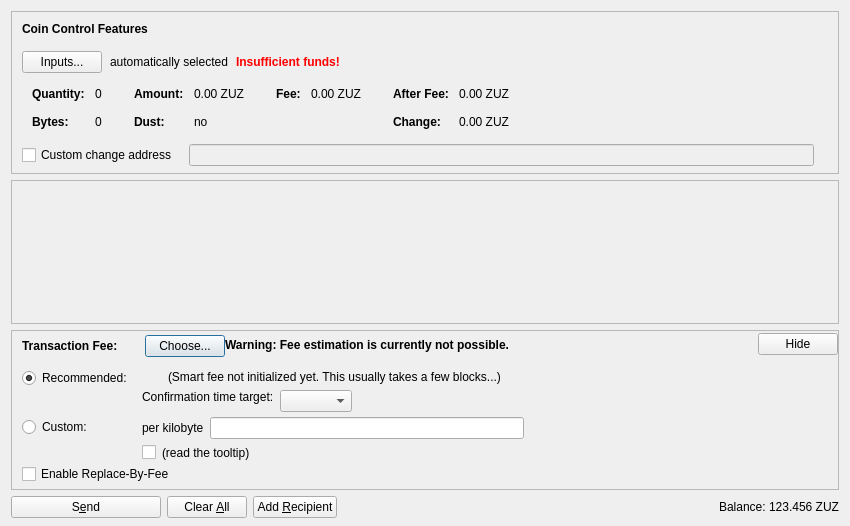
<?xml version="1.0" encoding="UTF-8"?>
<ui version="4.0">
 <class>SendCoinsDialog</class>
 <widget class="QDialog" name="SendCoinsDialog">
  <property name="geometry">
   <rect>
    <x>0</x>
    <y>0</y>
    <width>850</width>
    <height>526</height>
   </rect>
  </property>
  <property name="windowTitle">
   <string>Send Coins</string>
  </property>
  <layout class="QVBoxLayout" name="verticalLayout" stretch="0,1,0,0">
   <property name="bottomMargin">
    <number>8</number>
   </property>
   <item>
    <widget class="QFrame" name="frameCoinControl">
     <property name="sizePolicy">
      <sizepolicy hsizetype="Expanding" vsizetype="Expanding">
       <horstretch>0</horstretch>
       <verstretch>0</verstretch>
      </sizepolicy>
     </property>
     <property name="maximumSize">
      <size>
       <width>16777215</width>
       <height>16777215</height>
      </size>
     </property>
     <property name="frameShape">
      <enum>QFrame::StyledPanel</enum>
     </property>
     <property name="frameShadow">
      <enum>QFrame::Sunken</enum>
     </property>
     <layout class="QVBoxLayout" name="verticalLayoutCoinControl2">
      <property name="spacing">
       <number>0</number>
      </property>
      <property name="leftMargin">
       <number>0</number>
      </property>
      <property name="topMargin">
       <number>0</number>
      </property>
      <property name="rightMargin">
       <number>0</number>
      </property>
      <property name="bottomMargin">
       <number>6</number>
      </property>
      <item>
       <layout class="QVBoxLayout" name="verticalLayoutCoinControl" stretch="0,0,0,0,1">
        <property name="spacing">
         <number>0</number>
        </property>
        <property name="leftMargin">
         <number>10</number>
        </property>
        <property name="topMargin">
         <number>10</number>
        </property>
        <item>
         <layout class="QHBoxLayout" name="horizontalLayoutCoinControl1">
          <property name="bottomMargin">
           <number>15</number>
          </property>
          <item>
           <widget class="QLabel" name="labelCoinControlFeatures">
            <property name="sizePolicy">
             <sizepolicy hsizetype="Preferred" vsizetype="Maximum">
              <horstretch>0</horstretch>
              <verstretch>0</verstretch>
             </sizepolicy>
            </property>
            <property name="font">
             <font>
              <weight>75</weight>
              <bold>true</bold>
             </font>
            </property>
            <property name="styleSheet">
             <string notr="true">font-weight:bold;</string>
            </property>
            <property name="text">
             <string>Coin Control Features</string>
            </property>
           </widget>
          </item>
         </layout>
        </item>
        <item>
         <layout class="QHBoxLayout" name="horizontalLayoutCoinControl2" stretch="0,0,0,0">
          <property name="spacing">
           <number>8</number>
          </property>
          <property name="bottomMargin">
           <number>10</number>
          </property>
          <item>
           <widget class="QPushButton" name="pushButtonCoinControl">
            <property name="styleSheet">
             <string notr="true"/>
            </property>
            <property name="text">
             <string>Inputs...</string>
            </property>
            <property name="autoDefault">
             <bool>false</bool>
            </property>
           </widget>
          </item>
          <item>
           <widget class="QLabel" name="labelCoinControlAutomaticallySelected">
            <property name="text">
             <string>automatically selected</string>
            </property>
            <property name="margin">
             <number>5</number>
            </property>
           </widget>
          </item>
          <item>
           <widget class="QLabel" name="labelCoinControlInsuffFunds">
            <property name="font">
             <font>
              <weight>75</weight>
              <bold>true</bold>
             </font>
            </property>
            <property name="styleSheet">
             <string notr="true">color:red;font-weight:bold;</string>
            </property>
            <property name="text">
             <string>Insufficient funds!</string>
            </property>
            <property name="margin">
             <number>5</number>
            </property>
           </widget>
          </item>
          <item>
           <spacer name="horizontalSpacerCoinControl">
            <property name="orientation">
             <enum>Qt::Horizontal</enum>
            </property>
            <property name="sizeHint" stdset="0">
             <size>
              <width>40</width>
              <height>1</height>
             </size>
            </property>
           </spacer>
          </item>
         </layout>
        </item>
        <item>
         <widget class="QWidget" name="widgetCoinControl" native="true">
          <property name="sizePolicy">
           <sizepolicy hsizetype="Preferred" vsizetype="Preferred">
            <horstretch>0</horstretch>
            <verstretch>0</verstretch>
           </sizepolicy>
          </property>
          <property name="minimumSize">
           <size>
            <width>0</width>
            <height>0</height>
           </size>
          </property>
          <property name="styleSheet">
           <string notr="true"/>
          </property>
          <layout class="QHBoxLayout" name="horizontalLayoutCoinControl5">
           <property name="leftMargin">
            <number>0</number>
           </property>
           <property name="topMargin">
            <number>0</number>
           </property>
           <property name="rightMargin">
            <number>0</number>
           </property>
           <property name="bottomMargin">
            <number>0</number>
           </property>
           <item>
            <layout class="QHBoxLayout" name="horizontalLayoutCoinControl3" stretch="0,0,0,1">
             <property name="spacing">
              <number>20</number>
             </property>
             <property name="topMargin">
              <number>0</number>
             </property>
             <property name="bottomMargin">
              <number>10</number>
             </property>
             <item>
              <layout class="QFormLayout" name="formLayoutCoinControl1">
               <property name="horizontalSpacing">
                <number>10</number>
               </property>
               <property name="verticalSpacing">
                <number>14</number>
               </property>
               <property name="leftMargin">
                <number>10</number>
               </property>
               <property name="topMargin">
                <number>4</number>
               </property>
               <property name="rightMargin">
                <number>6</number>
               </property>
               <item row="0" column="0">
                <widget class="QLabel" name="labelCoinControlQuantityText">
                 <property name="font">
                  <font>
                   <weight>75</weight>
                   <bold>true</bold>
                  </font>
                 </property>
                 <property name="text">
                  <string>Quantity:</string>
                 </property>
                 <property name="margin">
                  <number>0</number>
                 </property>
                </widget>
               </item>
               <item row="0" column="1">
                <widget class="QLabel" name="labelCoinControlQuantity">
                 <property name="cursor">
                  <cursorShape>IBeamCursor</cursorShape>
                 </property>
                 <property name="contextMenuPolicy">
                  <enum>Qt::ActionsContextMenu</enum>
                 </property>
                 <property name="text">
                  <string notr="true">0</string>
                 </property>
                 <property name="margin">
                  <number>0</number>
                 </property>
                 <property name="textInteractionFlags">
                  <set>Qt::LinksAccessibleByMouse|Qt::TextSelectableByKeyboard|Qt::TextSelectableByMouse</set>
                 </property>
                </widget>
               </item>
               <item row="1" column="0">
                <widget class="QLabel" name="labelCoinControlBytesText">
                 <property name="font">
                  <font>
                   <weight>75</weight>
                   <bold>true</bold>
                  </font>
                 </property>
                 <property name="text">
                  <string>Bytes:</string>
                 </property>
                </widget>
               </item>
               <item row="1" column="1">
                <widget class="QLabel" name="labelCoinControlBytes">
                 <property name="cursor">
                  <cursorShape>IBeamCursor</cursorShape>
                 </property>
                 <property name="contextMenuPolicy">
                  <enum>Qt::ActionsContextMenu</enum>
                 </property>
                 <property name="text">
                  <string notr="true">0</string>
                 </property>
                 <property name="textInteractionFlags">
                  <set>Qt::LinksAccessibleByMouse|Qt::TextSelectableByKeyboard|Qt::TextSelectableByMouse</set>
                 </property>
                </widget>
               </item>
              </layout>
             </item>
             <item>
              <layout class="QFormLayout" name="formLayoutCoinControl2">
               <property name="horizontalSpacing">
                <number>10</number>
               </property>
               <property name="verticalSpacing">
                <number>14</number>
               </property>
               <property name="leftMargin">
                <number>6</number>
               </property>
               <property name="topMargin">
                <number>4</number>
               </property>
               <property name="rightMargin">
                <number>6</number>
               </property>
               <item row="0" column="0">
                <widget class="QLabel" name="labelCoinControlAmountText">
                 <property name="font">
                  <font>
                   <weight>75</weight>
                   <bold>true</bold>
                  </font>
                 </property>
                 <property name="text">
                  <string>Amount:</string>
                 </property>
                 <property name="margin">
                  <number>0</number>
                 </property>
                </widget>
               </item>
               <item row="0" column="1">
                <widget class="QLabel" name="labelCoinControlAmount">
                 <property name="cursor">
                  <cursorShape>IBeamCursor</cursorShape>
                 </property>
                 <property name="contextMenuPolicy">
                  <enum>Qt::ActionsContextMenu</enum>
                 </property>
                 <property name="text">
                  <string notr="true">0.00 ZUZ</string>
                 </property>
                 <property name="textInteractionFlags">
                  <set>Qt::LinksAccessibleByMouse|Qt::TextSelectableByKeyboard|Qt::TextSelectableByMouse</set>
                 </property>
                </widget>
               </item>
               <item row="1" column="0">
                <widget class="QLabel" name="labelCoinControlLowOutputText">
                 <property name="font">
                  <font>
                   <weight>75</weight>
                   <bold>true</bold>
                  </font>
                 </property>
                 <property name="text">
                  <string>Dust:</string>
                 </property>
                </widget>
               </item>
               <item row="1" column="1">
                <widget class="QLabel" name="labelCoinControlLowOutput">
                 <property name="cursor">
                  <cursorShape>IBeamCursor</cursorShape>
                 </property>
                 <property name="contextMenuPolicy">
                  <enum>Qt::ActionsContextMenu</enum>
                 </property>
                 <property name="text">
                  <string notr="true">no</string>
                 </property>
                 <property name="textInteractionFlags">
                  <set>Qt::LinksAccessibleByMouse|Qt::TextSelectableByKeyboard|Qt::TextSelectableByMouse</set>
                 </property>
                </widget>
               </item>
              </layout>
             </item>
             <item>
              <layout class="QFormLayout" name="formLayoutCoinControl3">
               <property name="horizontalSpacing">
                <number>10</number>
               </property>
               <property name="verticalSpacing">
                <number>14</number>
               </property>
               <property name="leftMargin">
                <number>6</number>
               </property>
               <property name="topMargin">
                <number>4</number>
               </property>
               <property name="rightMargin">
                <number>6</number>
               </property>
               <item row="0" column="0">
                <widget class="QLabel" name="labelCoinControlFeeText">
                 <property name="font">
                  <font>
                   <weight>75</weight>
                   <bold>true</bold>
                  </font>
                 </property>
                 <property name="text">
                  <string>Fee:</string>
                 </property>
                 <property name="margin">
                  <number>0</number>
                 </property>
                </widget>
               </item>
               <item row="0" column="1">
                <widget class="QLabel" name="labelCoinControlFee">
                 <property name="cursor">
                  <cursorShape>IBeamCursor</cursorShape>
                 </property>
                 <property name="contextMenuPolicy">
                  <enum>Qt::ActionsContextMenu</enum>
                 </property>
                 <property name="text">
                  <string notr="true">0.00 ZUZ</string>
                 </property>
                 <property name="textInteractionFlags">
                  <set>Qt::LinksAccessibleByMouse|Qt::TextSelectableByKeyboard|Qt::TextSelectableByMouse</set>
                 </property>
                </widget>
               </item>
              </layout>
             </item>
             <item>
              <layout class="QFormLayout" name="formLayoutCoinControl4">
               <property name="horizontalSpacing">
                <number>10</number>
               </property>
               <property name="verticalSpacing">
                <number>14</number>
               </property>
               <property name="leftMargin">
                <number>6</number>
               </property>
               <property name="topMargin">
                <number>4</number>
               </property>
               <property name="rightMargin">
                <number>6</number>
               </property>
               <item row="0" column="0">
                <widget class="QLabel" name="labelCoinControlAfterFeeText">
                 <property name="font">
                  <font>
                   <weight>75</weight>
                   <bold>true</bold>
                  </font>
                 </property>
                 <property name="text">
                  <string>After Fee:</string>
                 </property>
                 <property name="margin">
                  <number>0</number>
                 </property>
                </widget>
               </item>
               <item row="0" column="1">
                <widget class="QLabel" name="labelCoinControlAfterFee">
                 <property name="cursor">
                  <cursorShape>IBeamCursor</cursorShape>
                 </property>
                 <property name="contextMenuPolicy">
                  <enum>Qt::ActionsContextMenu</enum>
                 </property>
                 <property name="text">
                  <string notr="true">0.00 ZUZ</string>
                 </property>
                 <property name="textInteractionFlags">
                  <set>Qt::LinksAccessibleByMouse|Qt::TextSelectableByKeyboard|Qt::TextSelectableByMouse</set>
                 </property>
                </widget>
               </item>
               <item row="1" column="0">
                <widget class="QLabel" name="labelCoinControlChangeText">
                 <property name="font">
                  <font>
                   <weight>75</weight>
                   <bold>true</bold>
                  </font>
                 </property>
                 <property name="text">
                  <string>Change:</string>
                 </property>
                </widget>
               </item>
               <item row="1" column="1">
                <widget class="QLabel" name="labelCoinControlChange">
                 <property name="cursor">
                  <cursorShape>IBeamCursor</cursorShape>
                 </property>
                 <property name="contextMenuPolicy">
                  <enum>Qt::ActionsContextMenu</enum>
                 </property>
                 <property name="text">
                  <string notr="true">0.00 ZUZ</string>
                 </property>
                 <property name="textInteractionFlags">
                  <set>Qt::LinksAccessibleByMouse|Qt::TextSelectableByKeyboard|Qt::TextSelectableByMouse</set>
                 </property>
                </widget>
               </item>
              </layout>
             </item>
            </layout>
           </item>
          </layout>
         </widget>
        </item>
        <item>
         <layout class="QHBoxLayout" name="horizontalLayoutCoinControl4" stretch="0,0,0">
          <property name="spacing">
           <number>12</number>
          </property>
          <property name="sizeConstraint">
           <enum>QLayout::SetDefaultConstraint</enum>
          </property>
          <property name="topMargin">
           <number>5</number>
          </property>
          <property name="rightMargin">
           <number>5</number>
          </property>
          <item>
           <widget class="QCheckBox" name="checkBoxCoinControlChange">
            <property name="toolTip">
             <string>If this is activated, but the change address is empty or invalid, change will be sent to a newly generated address.</string>
            </property>
            <property name="text">
             <string>Custom change address</string>
            </property>
           </widget>
          </item>
          <item>
           <widget class="QValidatedLineEdit" name="lineEditCoinControlChange">
            <property name="enabled">
             <bool>false</bool>
            </property>
            <property name="sizePolicy">
             <sizepolicy hsizetype="Expanding" vsizetype="Fixed">
              <horstretch>0</horstretch>
              <verstretch>0</verstretch>
             </sizepolicy>
            </property>
           </widget>
          </item>
          <item>
           <widget class="QLabel" name="labelCoinControlChangeLabel">
            <property name="sizePolicy">
             <sizepolicy hsizetype="Preferred" vsizetype="Expanding">
              <horstretch>0</horstretch>
              <verstretch>0</verstretch>
             </sizepolicy>
            </property>
            <property name="minimumSize">
             <size>
              <width>0</width>
              <height>0</height>
             </size>
            </property>
            <property name="text">
             <string/>
            </property>
            <property name="margin">
             <number>3</number>
            </property>
           </widget>
          </item>
         </layout>
        </item>
        <item>
         <spacer name="verticalSpacerCoinControl">
          <property name="orientation">
           <enum>Qt::Vertical</enum>
          </property>
          <property name="sizeHint" stdset="0">
           <size>
            <width>800</width>
            <height>1</height>
           </size>
          </property>
         </spacer>
        </item>
       </layout>
      </item>
     </layout>
    </widget>
   </item>
   <item>
    <widget class="QScrollArea" name="scrollArea">
     <property name="widgetResizable">
      <bool>true</bool>
     </property>
     <widget class="QWidget" name="scrollAreaWidgetContents">
      <property name="geometry">
       <rect>
        <x>0</x>
        <y>0</y>
        <width>830</width>
        <height>104</height>
       </rect>
      </property>
      <layout class="QVBoxLayout" name="verticalLayout_2" stretch="0,1">
       <property name="leftMargin">
        <number>0</number>
       </property>
       <property name="topMargin">
        <number>0</number>
       </property>
       <property name="rightMargin">
        <number>0</number>
       </property>
       <property name="bottomMargin">
        <number>0</number>
       </property>
       <item>
        <layout class="QVBoxLayout" name="entries">
         <property name="spacing">
          <number>6</number>
         </property>
        </layout>
       </item>
       <item>
        <spacer name="verticalSpacer">
         <property name="orientation">
          <enum>Qt::Vertical</enum>
         </property>
         <property name="sizeHint" stdset="0">
          <size>
           <width>20</width>
           <height>40</height>
          </size>
         </property>
        </spacer>
       </item>
      </layout>
     </widget>
    </widget>
   </item>
   <item>
    <widget class="QFrame" name="frameFee">
     <property name="sizePolicy">
      <sizepolicy hsizetype="Expanding" vsizetype="Expanding">
       <horstretch>0</horstretch>
       <verstretch>0</verstretch>
      </sizepolicy>
     </property>
     <property name="maximumSize">
      <size>
       <width>16777215</width>
       <height>16777215</height>
      </size>
     </property>
     <property name="frameShape">
      <enum>QFrame::StyledPanel</enum>
     </property>
     <property name="frameShadow">
      <enum>QFrame::Sunken</enum>
     </property>
     <layout class="QVBoxLayout" name="verticalLayoutFee1">
      <property name="spacing">
       <number>0</number>
      </property>
      <property name="leftMargin">
       <number>0</number>
      </property>
      <property name="topMargin">
       <number>0</number>
      </property>
      <property name="rightMargin">
       <number>0</number>
      </property>
      <property name="bottomMargin">
       <number>0</number>
      </property>
      <item>
       <layout class="QVBoxLayout" name="verticalLayoutFee2" stretch="0,0,0">
        <property name="spacing">
         <number>0</number>
        </property>
        <property name="leftMargin">
         <number>10</number>
        </property>
        <property name="topMargin">
         <number>0</number>
        </property>
        <item>
         <layout class="QHBoxLayout" name="horizontalLayoutFee1">
          <property name="bottomMargin">
           <number>0</number>
          </property>
          <item>
           <layout class="QVBoxLayout" name="verticalLayoutFee7">
            <property name="spacing">
             <number>0</number>
            </property>
            <item>
             <spacer name="verticalSpacerSmartFee">
              <property name="orientation">
               <enum>Qt::Vertical</enum>
              </property>
              <property name="sizeType">
               <enum>QSizePolicy::Fixed</enum>
              </property>
              <property name="sizeHint" stdset="0">
               <size>
                <width>1</width>
                <height>4</height>
               </size>
              </property>
             </spacer>
            </item>
            <item>
             <layout class="QHBoxLayout" name="horizontalLayoutSmartFee">
              <property name="spacing">
               <number>10</number>
              </property>
              <item>
               <widget class="QLabel" name="labelFeeHeadline">
                <property name="sizePolicy">
                 <sizepolicy hsizetype="Preferred" vsizetype="Maximum">
                  <horstretch>0</horstretch>
                  <verstretch>0</verstretch>
                 </sizepolicy>
                </property>
                <property name="font">
                 <font>
                  <weight>75</weight>
                  <bold>true</bold>
                 </font>
                </property>
                <property name="styleSheet">
                 <string notr="true">font-weight:bold;</string>
                </property>
                <property name="text">
                 <string>Transaction Fee:</string>
                </property>
               </widget>
              </item>
              <item>
               <widget class="QLabel" name="labelFeeMinimized">
                <property name="text">
                 <string/>
                </property>
               </widget>
              </item>
              <item>
               <widget class="QPushButton" name="buttonChooseFee">
                <property name="text">
                 <string>Choose...</string>
                </property>
               </widget>
              </item>
             </layout>
            </item>
            <item>
             <spacer name="verticalSpacer_5">
              <property name="orientation">
               <enum>Qt::Vertical</enum>
              </property>
              <property name="sizeHint" stdset="0">
               <size>
                <width>1</width>
                <height>1</height>
               </size>
              </property>
             </spacer>
            </item>
           </layout>
          </item>
          <item>
           <widget class="QLabel" name="fallbackFeeWarningLabel">
            <property name="toolTip">
             <string>Using the fallbackfee can result in sending a transaction that will take several hours or days (or never) to confirm. Consider choosing your fee manually or wait until you have validated the complete chain.</string>
            </property>
            <property name="font">
            <font>
                <weight>75</weight>
                <bold>true</bold>
            </font>
            </property>
            <property name="text">
             <string>Warning: Fee estimation is currently not possible.</string>
            </property>
            <property name="wordWrap">
             <bool>false</bool>
            </property>
           </widget>
          </item>
          <item>
           <spacer name="horizontalSpacer_4">
            <property name="orientation">
             <enum>Qt::Horizontal</enum>
            </property>
            <property name="sizeType">
             <enum>QSizePolicy::MinimumExpanding</enum>
            </property>
            <property name="sizeHint" stdset="0">
             <size>
              <width>40</width>
              <height>20</height>
             </size>
            </property>
           </spacer>
          </item>
          <item>
           <widget class="QPushButton" name="buttonMinimizeFee">
            <property name="toolTip">
             <string>collapse fee-settings</string>
            </property>
            <property name="text">
             <string>Hide</string>
            </property>
           </widget>
          </item>
         </layout>
        </item>
        <item>
         <widget class="QFrame" name="frameFeeSelection">
          <layout class="QVBoxLayout" name="verticalLayoutFee12">
           <property name="spacing">
            <number>0</number>
           </property>
           <property name="leftMargin">
            <number>0</number>
           </property>
           <property name="topMargin">
            <number>0</number>
           </property>
           <property name="rightMargin">
            <number>0</number>
           </property>
           <property name="bottomMargin">
            <number>0</number>
           </property>
           <item>
            <layout class="QGridLayout" name="gridLayoutFee">
             <property name="topMargin">
              <number>10</number>
             </property>
             <property name="bottomMargin">
              <number>4</number>
             </property>
             <property name="horizontalSpacing">
              <number>10</number>
             </property>
             <property name="verticalSpacing">
              <number>4</number>
             </property>
             <item row="1" column="1">
              <layout class="QVBoxLayout" name="verticalLayoutFee8">
               <property name="spacing">
                <number>6</number>
               </property>
               <item>
                <layout class="QHBoxLayout" name="horizontalLayoutFee13">
                 <item>
                  <widget class="QLabel" name="labelCustomPerKilobyte">
                   <property name="toolTip">
                    <string>If the custom fee is set to 1000 satoshis and the transaction is only 250 bytes, then &quot;per kilobyte&quot; only pays 250 satoshis in fee, while &quot;total at least&quot; pays 1000 satoshis. For transactions bigger than a kilobyte both pay by kilobyte.</string>
                   </property>
                   <property name="text">
                    <string>per kilobyte</string>
                   </property>
                  </widget>
                 </item>
                 <item>
                  <widget class="ZuzcoinAmountField" name="customFee"/>
                 </item>
                 <item>
                  <spacer name="horizontalSpacer_6">
                   <property name="orientation">
                    <enum>Qt::Horizontal</enum>
                   </property>
                   <property name="sizeHint" stdset="0">
                    <size>
                     <width>1</width>
                     <height>1</height>
                    </size>
                   </property>
                  </spacer>
                 </item>
                </layout>
               </item>
               <item>
                <layout class="QHBoxLayout" name="horizontalLayoutFee8">
                 <item>
                  <widget class="QCheckBox" name="checkBoxMinimumFee">
                   <property name="toolTip">
                    <string>Paying only the minimum fee is just fine as long as there is less transaction volume than space in the blocks. But be aware that this can end up in a never confirming transaction once there is more demand for zuzcoin transactions than the network can process.</string>
                   </property>
                   <property name="text">
                    <string/>
                   </property>
                  </widget>
                 </item>
                 <item>
                  <widget class="QLabel" name="labelMinFeeWarning">
                   <property name="enabled">
                    <bool>true</bool>
                   </property>
                   <property name="toolTip">
                    <string>Paying only the minimum fee is just fine as long as there is less transaction volume than space in the blocks. But be aware that this can end up in a never confirming transaction once there is more demand for zuzcoin transactions than the network can process.</string>
                   </property>
                   <property name="text">
                    <string>(read the tooltip)</string>
                   </property>
                   <property name="margin">
                    <number>5</number>
                   </property>
                  </widget>
                 </item>
                 <item>
                  <spacer name="horizontalSpacer_2">
                   <property name="orientation">
                    <enum>Qt::Horizontal</enum>
                   </property>
                   <property name="sizeHint" stdset="0">
                    <size>
                     <width>1</width>
                     <height>1</height>
                    </size>
                   </property>
                  </spacer>
                 </item>
                </layout>
               </item>
              </layout>
             </item>
             <item row="0" column="0">
              <layout class="QVBoxLayout" name="verticalLayoutFee4" stretch="0,1">
               <item>
                <widget class="QRadioButton" name="radioSmartFee">
                 <property name="text">
                  <string>Recommended:</string>
                 </property>
                 <property name="checked">
                  <bool>true</bool>
                 </property>
                 <attribute name="buttonGroup">
                  <string notr="true">groupFee</string>
                 </attribute>
                </widget>
               </item>
               <item>
                <spacer name="verticalSpacer_2">
                 <property name="orientation">
                  <enum>Qt::Vertical</enum>
                 </property>
                 <property name="sizeHint" stdset="0">
                  <size>
                   <width>1</width>
                   <height>1</height>
                  </size>
                 </property>
                </spacer>
               </item>
              </layout>
             </item>
             <item row="1" column="0">
              <layout class="QVBoxLayout" name="verticalLayoutFee9" stretch="0,1">
               <item>
                <widget class="QRadioButton" name="radioCustomFee">
                 <property name="text">
                  <string>Custom:</string>
                 </property>
                 <attribute name="buttonGroup">
                  <string notr="true">groupFee</string>
                 </attribute>
                </widget>
               </item>
               <item>
                <spacer name="verticalSpacer_6">
                 <property name="orientation">
                  <enum>Qt::Vertical</enum>
                 </property>
                 <property name="sizeHint" stdset="0">
                  <size>
                   <width>1</width>
                   <height>1</height>
                  </size>
                 </property>
                </spacer>
               </item>
              </layout>
             </item>
             <item row="0" column="1">
              <layout class="QVBoxLayout" name="verticalLayoutFee3" stretch="0,0,1">
               <property name="spacing">
                <number>6</number>
               </property>
               <property name="topMargin">
                <number>2</number>
               </property>
               <item>
                <layout class="QHBoxLayout" name="horizontalLayoutFee12">
                 <item>
                  <widget class="QLabel" name="labelSmartFee">
                   <property name="text">
                    <string/>
                   </property>
                   <property name="margin">
                    <number>2</number>
                   </property>
                  </widget>
                 </item>
                 <item>
                  <widget class="QLabel" name="labelFeeEstimation">
                   <property name="text">
                    <string/>
                   </property>
                  </widget>
                 </item>
                 <item>
                  <widget class="QLabel" name="labelSmartFee2">
                   <property name="text">
                    <string>(Smart fee not initialized yet. This usually takes a few blocks...)</string>
                   </property>
                   <property name="margin">
                    <number>2</number>
                   </property>
                  </widget>
                 </item>
                 <item>
                  <spacer name="horizontalSpacer_5">
                   <property name="orientation">
                    <enum>Qt::Horizontal</enum>
                   </property>
                   <property name="sizeHint" stdset="0">
                    <size>
                     <width>1</width>
                     <height>1</height>
                    </size>
                   </property>
                  </spacer>
                 </item>
                </layout>
               </item>
               <item>
                <layout class="QHBoxLayout" name="horizontalLayoutFee9">
                 <item>
                  <layout class="QVBoxLayout" name="verticalLayoutFee6">
                   <item>
                    <widget class="QLabel" name="labelSmartFee3">
                     <property name="text">
                      <string>Confirmation time target:</string>
                     </property>
                     <property name="margin">
                      <number>2</number>
                     </property>
                    </widget>
                   </item>
                   <item>
                    <spacer name="verticalSpacer_3">
                     <property name="orientation">
                      <enum>Qt::Vertical</enum>
                     </property>
                     <property name="sizeHint" stdset="0">
                      <size>
                       <width>1</width>
                       <height>1</height>
                      </size>
                     </property>
                    </spacer>
                   </item>
                  </layout>
                 </item>
                 <item>
                  <layout class="QVBoxLayout" name="verticalLayoutFee5">
                   <property name="rightMargin">
                    <number>30</number>
                   </property>
                   <item>
                    <layout class="QHBoxLayout" name="horizontalLayoutConfTarget">
                     <property name="bottomMargin">
                      <number>0</number>
                     </property>
                     <item>
                      <widget class="QComboBox" name="confTargetSelector"/>
                     </item>
                     <item>
                      <spacer name="horizontalSpacerConfTarget">
                       <property name="orientation">
                        <enum>Qt::Horizontal</enum>
                       </property>
                       <property name="sizeHint" stdset="0">
                        <size>
                         <width>40</width>
                         <height>20</height>
                        </size>
                       </property>
                      </spacer>
                     </item>
                    </layout>
                   </item>
                  </layout>
                 </item>
                </layout>
               </item>
               <item>
                <spacer name="verticalSpacer_4">
                 <property name="orientation">
                  <enum>Qt::Vertical</enum>
                 </property>
                 <property name="sizeHint" stdset="0">
                  <size>
                   <width>1</width>
                   <height>1</height>
                  </size>
                 </property>
                </spacer>
               </item>
              </layout>
             </item>
            </layout>
           </item>
           <item>
            <widget class="QCheckBox" name="optInRBF">
             <property name="text">
              <string>Enable Replace-By-Fee</string>
             </property>
             <property name="toolTip">
              <string>With Replace-By-Fee (BIP-125) you can increase a transaction's fee after it is sent. Without this, a higher fee may be recommended to compensate for increased transaction delay risk.</string>
             </property>
            </widget>
           </item>
          </layout>
         </widget>
        </item>
        <item>
         <spacer name="verticalSpacerFee">
          <property name="orientation">
           <enum>Qt::Vertical</enum>
          </property>
          <property name="sizeHint" stdset="0">
           <size>
            <width>40</width>
            <height>5</height>
           </size>
          </property>
         </spacer>
        </item>
       </layout>
      </item>
     </layout>
    </widget>
   </item>
   <item>
    <layout class="QHBoxLayout" name="horizontalLayout">
     <item>
      <widget class="QPushButton" name="sendButton">
       <property name="minimumSize">
        <size>
         <width>150</width>
         <height>0</height>
        </size>
       </property>
       <property name="toolTip">
        <string>Confirm the send action</string>
       </property>
       <property name="text">
        <string>S&amp;end</string>
       </property>
       <property name="icon">
        <iconset resource="../zuzcoin.qrc">
         <normaloff>:/icons/send</normaloff>:/icons/send</iconset>
       </property>
       <property name="autoDefault">
        <bool>false</bool>
       </property>
       <property name="default">
        <bool>false</bool>
       </property>
      </widget>
     </item>
     <item>
      <widget class="QPushButton" name="clearButton">
       <property name="sizePolicy">
        <sizepolicy hsizetype="Minimum" vsizetype="Fixed">
         <horstretch>0</horstretch>
         <verstretch>0</verstretch>
        </sizepolicy>
       </property>
       <property name="toolTip">
        <string>Clear all fields of the form.</string>
       </property>
       <property name="text">
        <string>Clear &amp;All</string>
       </property>
       <property name="icon">
        <iconset resource="../zuzcoin.qrc">
         <normaloff>:/icons/remove</normaloff>:/icons/remove</iconset>
       </property>
       <property name="autoDefault">
        <bool>false</bool>
       </property>
      </widget>
     </item>
     <item>
      <widget class="QPushButton" name="addButton">
       <property name="toolTip">
        <string>Send to multiple recipients at once</string>
       </property>
       <property name="text">
        <string>Add &amp;Recipient</string>
       </property>
       <property name="icon">
        <iconset resource="../zuzcoin.qrc">
         <normaloff>:/icons/add</normaloff>:/icons/add</iconset>
       </property>
       <property name="autoDefault">
        <bool>false</bool>
       </property>
      </widget>
     </item>
     <item>
      <spacer name="horizontalSpacer">
       <property name="orientation">
        <enum>Qt::Horizontal</enum>
       </property>
       <property name="sizeHint" stdset="0">
        <size>
         <width>40</width>
         <height>20</height>
        </size>
       </property>
      </spacer>
     </item>
     <item>
      <layout class="QHBoxLayout" name="horizontalLayout_2">
       <property name="spacing">
        <number>3</number>
       </property>
       <item>
        <widget class="QLabel" name="label">
         <property name="sizePolicy">
          <sizepolicy hsizetype="Preferred" vsizetype="Fixed">
           <horstretch>0</horstretch>
           <verstretch>0</verstretch>
          </sizepolicy>
         </property>
         <property name="text">
          <string>Balance:</string>
         </property>
        </widget>
       </item>
       <item>
        <widget class="QLabel" name="labelBalance">
         <property name="sizePolicy">
          <sizepolicy hsizetype="Preferred" vsizetype="Fixed">
           <horstretch>0</horstretch>
           <verstretch>0</verstretch>
          </sizepolicy>
         </property>
         <property name="cursor">
          <cursorShape>IBeamCursor</cursorShape>
         </property>
         <property name="text">
          <string notr="true">123.456 ZUZ</string>
         </property>
         <property name="textInteractionFlags">
          <set>Qt::LinksAccessibleByMouse|Qt::TextSelectableByKeyboard|Qt::TextSelectableByMouse</set>
         </property>
        </widget>
       </item>
      </layout>
     </item>
    </layout>
   </item>
  </layout>
 </widget>
 <customwidgets>
  <customwidget>
   <class>QValidatedLineEdit</class>
   <extends>QLineEdit</extends>
   <header>qt/qvalidatedlineedit.h</header>
  </customwidget>
  <customwidget>
   <class>ZuzcoinAmountField</class>
   <extends>QLineEdit</extends>
   <header>qt/zuzcoinamountfield.h</header>
   <container>1</container>
  </customwidget>
 </customwidgets>
 <resources>
  <include location="../zuzcoin.qrc"/>
 </resources>
 <connections/>
 <buttongroups>
  <buttongroup name="groupFee"/>
 </buttongroups>
</ui>
